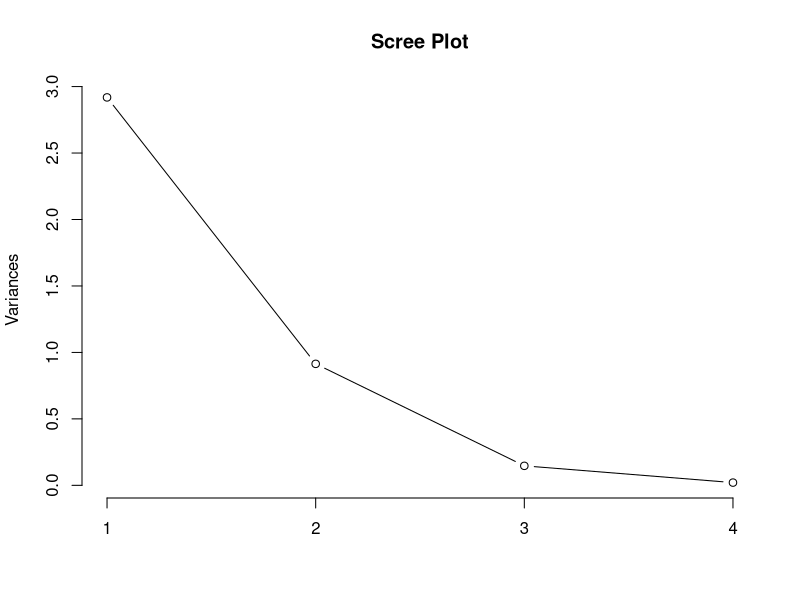
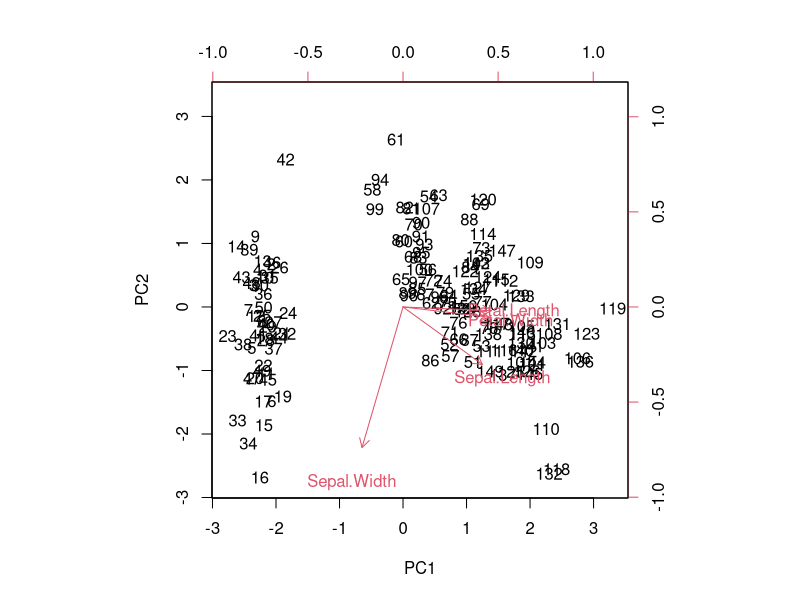
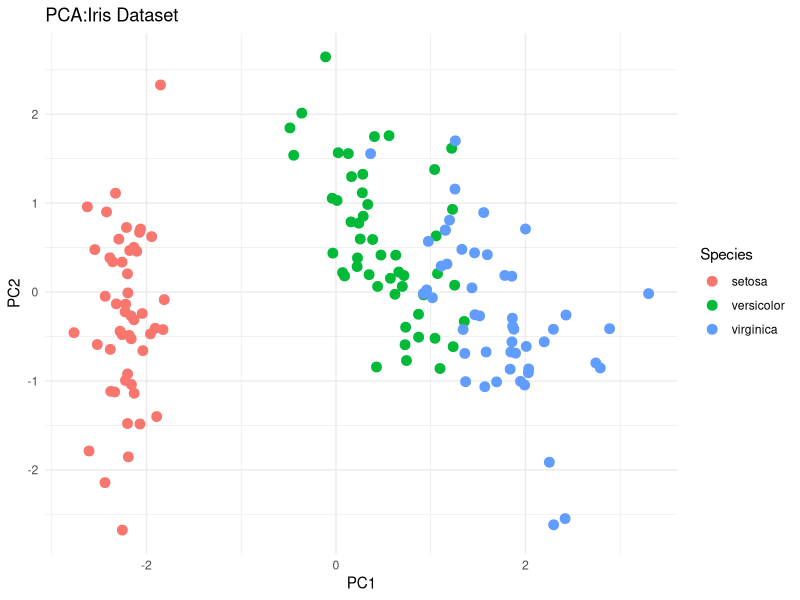

These charts were generated, in order, by the following R code:
library(ggplot2)
data(iris)
head(iris)
iris_data<-iris[,1:4]
iris_scaled<-scale(iris_data)
pca_result<-prcomp(iris_scaled,centre=TRUE,scale=TRUE)
summary(pca_result)
print(pca_result$rotation)
plot(pca_result,type="l",main="Scree Plot")
biplot(pca_result,scale=0)
pca_scores<-as.data.frame(pca_result$x)
pca_scores$Species<-iris$Species
ggplot(pca_scores,aes(x=PC1,y=PC2,color=Species))+geom_point(size=3)+ggtitle("PCA:Iris Dataset")+theme_minimal()